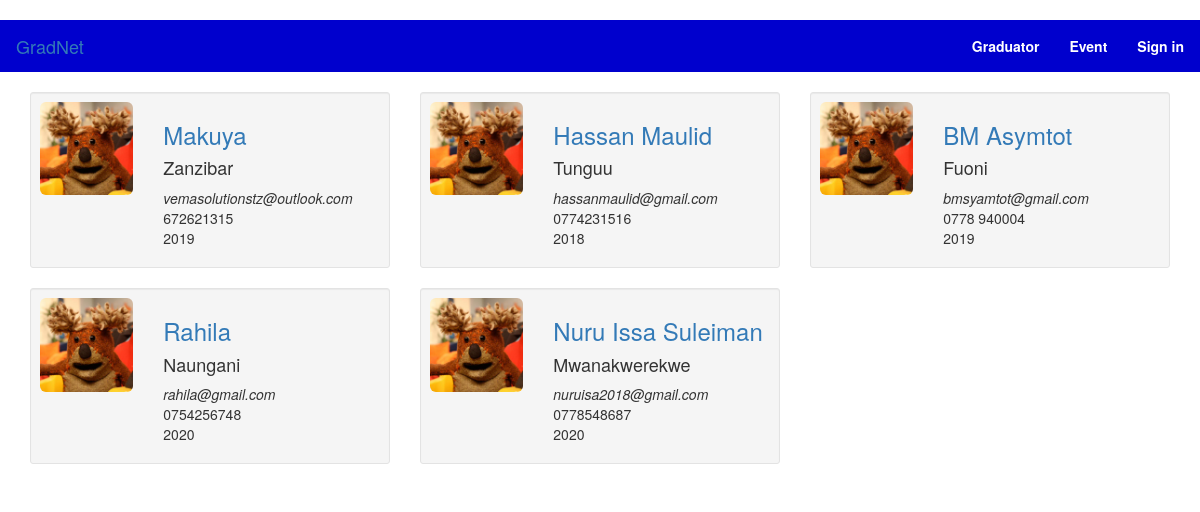
The app's page /alumnees/ with its own data.
### alumnee/models.py (models this page shows, shortened)
class alumnee(models.Model):
    FullName = models.CharField(max_length=20,null=True)
    PersonalDescription = models.TextField(max_length=200,null=True)
    age = models.CharField(max_length=20,null=True)
    image = models.FileField(max_length=200,null=True)
    email = models.CharField(max_length=30,null=True)
    phone = models.CharField(max_length=30,null=True)
    adress = models.CharField(max_length=30,null=True)
    HighestEducation=models.CharField(max_length=30,null=True)
    graduationYear = models.CharField(max_length=30,null=True)
    Employed = models.BooleanField(default=False)

### alumnee/views.py (the view)
# urls.py: url(r'^alumnees/$' , views.alumnees, name='alumnees'),
def alumnees(request):
    all_alumnees = alumnee.objects.all()
    context = { 'all_alumnees' : all_alumnees, }
    return render(request, 'alumnee/alumnee_manifest.html',context )

### alumnee/templates/alumnee/alumnee_manifest.html
<!DOCTYPE html>
{% load staticfiles %}
		<html>
				<head>
            			<link rel="stylesheet" type="text/css" href="{% static 'alumnee/styles/bootstrap.min.css' %}">
					  	<link rel="stylesheet" type="text/css" href="{% static 'alumnee/index.css' %}">
						<link rel="stylesheet" href="http://maxcdn.bootstrapcdn.com/bootstrap/3.3.6/css/bootstrap.min.css">
				</head>
				<body>
						<header>
								<nav class="navbar">
								<div class="navbar-header">
									<span class="navbar-brand"><a href="">GradNet</a></span>
								</div>
									<ul class="nav navbar-nav navbar-right">
										<li><a href="#">Graduator</a></li>
										<li><a href="#">Event</a></li>
										<li><a href="#">Sign in	</a></li>
									</ul>
									</nav>
							</header>
            <div class="container">
                <div class="row">
									{% for alumnee in all_alumnees %}
                    <div class="col-xs-12 col-sm-6 col-md-4">
                        <div class="well well-sm">
                            <div class="row">
                                <div class="col-sm-6 col-md-4">
                                    <img src="{{alumnee.image.url}}" alt="" class="img-rounded img-responsive" />
                                </div>
                                <div class="col-sm-6 col-md-8">
                                    <a href="{{alumnee.id}}"><h3>{{alumnee.FullName}}</h3></a>
                                    <h4>{{alumnee.adress}}</h4>
                                    <p>
                                        <i>{{alumnee.email}}<br /></i>
                                        {{alumnee.phone}}<br />
                                        {{alumnee.graduationYear}}</p>
                                </div>
                            </div>
                        </div>
                    </div>
										{% endfor %}
                </div>
            </div>
</body>
</html>

### alumnee/static/alumnee/index.css (style rules this page uses)
body { margin:0; padding:0; }
header { background-color:mediumblue; }
.navbar ul { margin:0; padding:0; }
.navbar ul li a { color:white; font-weight:bold; }

### records on screen
alumnee: image (picture), FullName "Makuya", adress "Zanzibar", email "vemasolutionstz@outlook.com", phone "672621315", graduationYear "2019"
alumnee: image (picture), FullName "Hassan Maulid", adress "Tunguu", email "hassanmaulid@gmail.com", phone "0774231516", graduationYear "2018"
alumnee: image (picture), FullName "BM Asymtot", adress "Fuoni", email "bmsyamtot@gmail.com", phone "0778 940004", graduationYear "2019"
alumnee: image (picture), FullName "Rahila", adress "Naungani", email "rahila@gmail.com", phone "0754256748", graduationYear "2020"
alumnee: image (picture), FullName "Nuru Issa Suleiman", adress "Mwanakwerekwe", email "nuruisa2018@gmail.com", phone "0778548687", graduationYear "2020"
